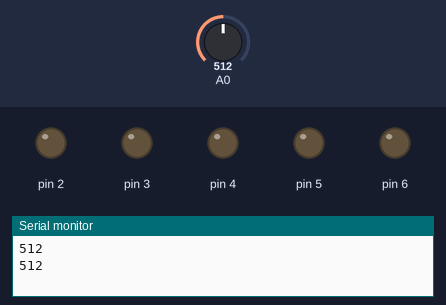
A sketch run on a simulated Arduino Uno, built with avr-gcc and run on an emulated ATmega328P. Shown: output pins drawn as LEDs (lit = HIGH), the last lines printed to the serial monitor. The test bench sets the inputs (shaded band); at power-on: A0 = 512.

Above: at 1.8 s.
1.9 s: A0 set to 636
3.4 s: A0 set to 658
At 5.1 s:
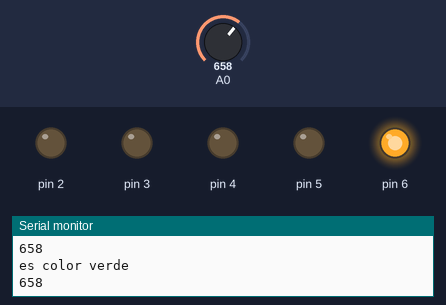
5.5 s: A0 set to 735
7.2 s: A0 set to 758
At 9.2 s:
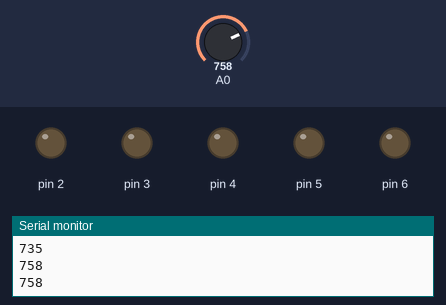
9.5 s: A0 set to 740
At 11.0 s:
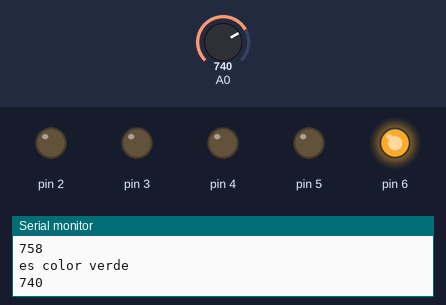
Timing chart, 0 to 12.5 s (numbered marks = the images above; inputs shaded):
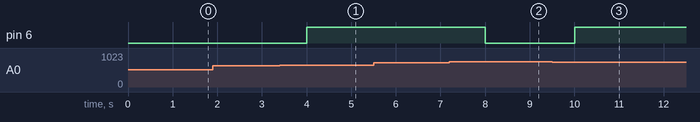

Measured:
- the behaviour switches between 649 and 650 on A0 (found by bisection; images 0 and 1)
- the behaviour switches between 750 and 751 on A0 (found by bisection; images 1 and 2)
- after the input at 3.4 s, pin 6: LOW → HIGH after 0.60 s
- after the input at 7.2 s, pin 6: HIGH → LOW after 0.80 s
- after the input at 9.5 s, pin 6: LOW → HIGH after 0.50 s

The sketch:

cny_sensor.ino
```cpp
void setup() {
  // ponemos los pines 2,3,4,5,6 como salidas digitales
  pinMode(2, OUTPUT);
  pinMode(3, OUTPUT);
  pinMode(4, OUTPUT);
  pinMode(5, OUTPUT);
  pinMode(6, OUTPUT);

  Serial.begin(9600); //velocidad del puerto serial

}

void loop() {
  // put your main code here, to run repeatedly:
  int sensorValue = analogRead(A0); //lee la entrada analogica
  // si esta dentro del rango prende el led
  if (sensorValue>=360 && sensorValue<=400){
      Serial.println("es color es azul");
      digitalWrite(2, HIGH);
  }
  else{
      digitalWrite(2, LOW);
  }
  if (sensorValue>=36 && sensorValue<=42){
      Serial.println("es color amarillo");
      digitalWrite(3, HIGH);
  }
  else{
      digitalWrite(3,LOW);
  }
  if (sensorValue>=28 && sensorValue<=30){
      Serial.println("es color rojo");
      digitalWrite(4, HIGH);
  }
  else{
      digitalWrite(4,LOW);
  }
  if (sensorValue>=31 && sensorValue<=34){
      Serial.println("es color blanco");
      digitalWrite(5, HIGH);
  }
  else{
      digitalWrite(5,LOW);
  }
  if (sensorValue>=650 && sensorValue<=750){
      Serial.println("es color verde");
      digitalWrite(6, HIGH);
  }
  else{
      digitalWrite(6,LOW);
  }
  Serial.println(sensorValue);
  delay(1000);

}
```
